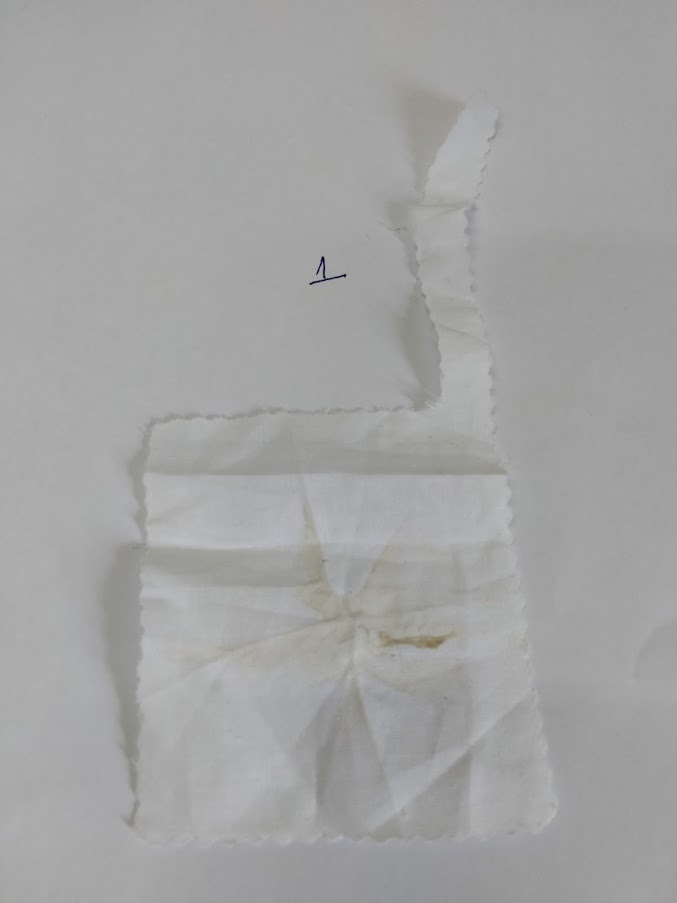
#> input picture testImages/a.jpg, 677 x 903 px
$ python testPiePlot.py
#> lines starting #> are read from the running program, lines starting #| are printed output that depends on the picture
#> further down, image is the input picture: shape (903, 677, 3); mean B, G, R 163.1, 163.3, 163.1
import matplotlib.pyplot as plt
import numpy as np
from sklearn.cluster import KMeans
import cv2
from skimage.color import rgb2lab, deltaE_cie76
from collections import Counter
import os


def RGB_HEX(color):
    return "#{:02x}{:02x}{:02x}".format(int(color[0]), int(color[1]), int(color[2]))


def get_colors(image, number_of_colors, show_chart):
#> called with number_of_colors = 8, show_chart = True
    reshaped_image = cv2.resize(image, (600, 400))
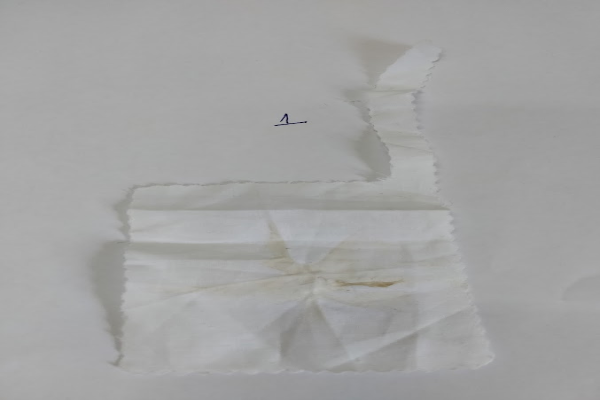
#> reshaped_image: shape (400, 600, 3); mean B, G, R 163, 163.3, 163.1
    reshaped_image = reshaped_image.reshape(reshaped_image.shape[0] * reshaped_image.shape[1], 3)
    new_reshaped_image = []
    for rgb_list in reshaped_image:
        if rgb_list[0] > 0 and rgb_list[1] > 0 and rgb_list[2] < 80:
            new_reshaped_image.append(rgb_list)
#> this loop made 240000 passes
#> rgb_list on passes 1 to 3: [157, 158, 156], [158, 158, 156], [158, 159, 157]
#> after the loop, new_reshaped_image = 45 items, first 6: [53, 30, 32], [90, 63, 66], [61, 29, 32], [43, 12, 15], [93, 70, 72], [84, 56, 59]
    print(new_reshaped_image)
#> (printed output is left out)
    clf = KMeans(n_clusters=number_of_colors)
    labels = clf.fit_predict(new_reshaped_image)
#> labels = 45 values, max 7 at index 0, min 0 at index 22, mean 3.27
    counts = Counter(labels)
#> counts = {7: 4, 3: 10, 6: 4, 1: 12, 5: 7, 4: 3, 2: 3, 0: 2}
    counts = dict(sorted(counts.items()))
#> counts = {0: 2, 1: 12, 2: 3, 3: 10, 4: 3, 5: 7, 6: 4, 7: 4}
    center_colors = clf.cluster_centers_
    ordered_colors = [center_colors[i] for i in counts.keys()]
#> ordered_colors = [[16.5, 5, 5], [80.33, 60.42, 62.17], [43.67, 28, 29.67], [88.5, 70.5, 72.2], [55.33, 39.33, 41], [67, 51.43, 52.14], [34.25, 17.5, 18.75], [54.5, 31.5, 33.5]]
    hex_colors = [RGB_HEX(ordered_colors[i]) for i in counts.keys()]
#> hex_colors = ['#100505', '#503c3e', '#2b1c1d', '#584648', '#372729', '#433334', '#221112', '#361f21']
    rgb_colors = [ordered_colors[i] for i in counts.keys()]
#> rgb_colors has the same summary as ordered_colors
    if (show_chart):
        plt.figure(figsize=(8, 6))
        plt.pie(counts.values(), labels=rgb_colors, colors=hex_colors)
        plt.show()
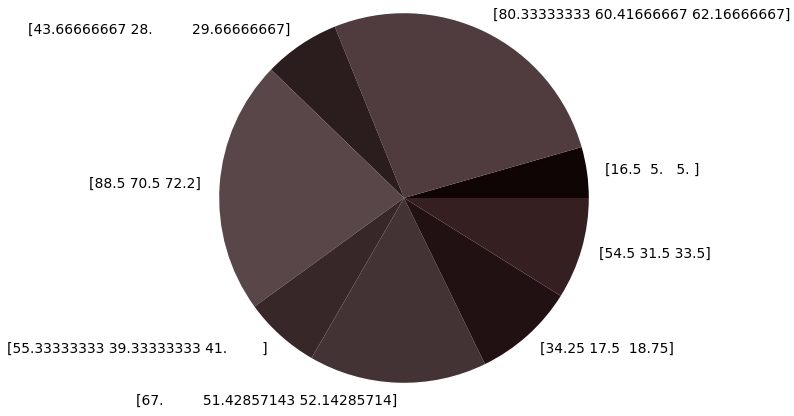
#> figure drawn by matplotlib, 1 panel
    return rgb_colors


image = cv2.imread('testImages/a.jpg')
get_colors(image, 8, True)

$ run again, with testImages/b.jpg copied over testImages/a.jpg
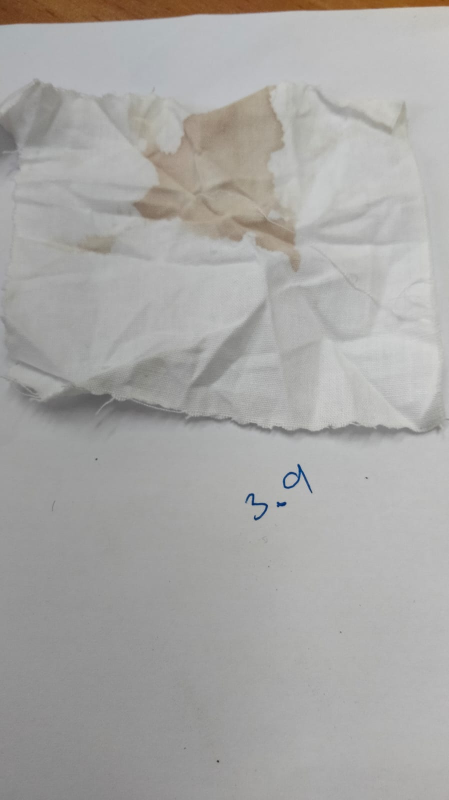
#> input picture testImages/b.jpg, 898 x 1600 px (shown at 1/2 size)
#> image is the input picture: shape (1600, 898, 3); mean B, G, R 165.2, 167.1, 168.2
#> in get_colors, `reshaped_image = cv2.resize(image, (600, 400))`:
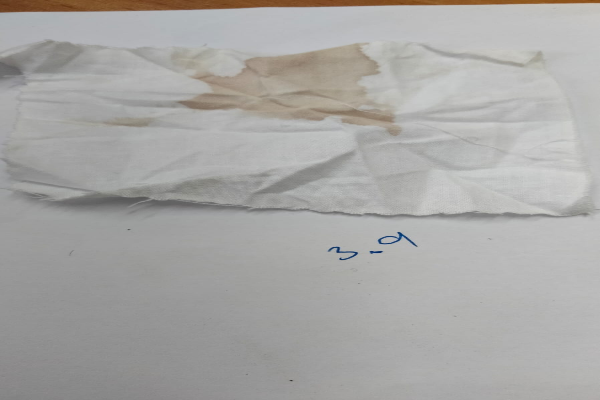
#> reshaped_image: shape (400, 600, 3); mean B, G, R 165.2, 167.2, 168.3
#> the loop in get_colors, `for rgb_list in reshaped_image:` made 240000 passes
#> rgb_list on passes 1 to 3: [28, 58, 99], [31, 61, 102], [34, 64, 105]
#> after the loop in get_colors, `for rgb_list in reshaped_image:`: new_reshaped_image = 186 items, first 6: [98, 60, 26], [110, 72, 38], [116, 76, 45], [114, 60, 14], [106, 53, 4], [127, 90, 60]
#> (printed output is left out)
#> labels = 186 values, max 7 at index 184, min 0 at index 23, mean 3.01
#> in get_colors, `counts = Counter(labels)`: counts = {1: 34, 5: 35, 3: 20, 6: 18, 2: 26, 4: 29, 0: 22, 7: 2}
#> in get_colors, `counts = dict(sorted(counts.items()))`: counts = {0: 22, 1: 34, 2: 26, 3: 20, 4: 29, 5: 35, 6: 18, 7: 2}
#> ordered_colors = [[129.4, 95.82, 70], [97.79, 55.76, 25.26], [97.27, 48.65, 12.5], [120.5, 76.5, 41.3], [119.8, 84.34, 56.79], [106.1, 66.14, 37], [114.3, 61.17, 15.78], [61.5, 63.5, 64.5]]
#> hex_colors = ['#815f46', '#613719', '#61300c', '#784c29', '#775438', '#6a4225', '#723d0f', '#3d3f40']
#> rgb_colors has the same summary as ordered_colors
#> in get_colors, `plt.show()`:
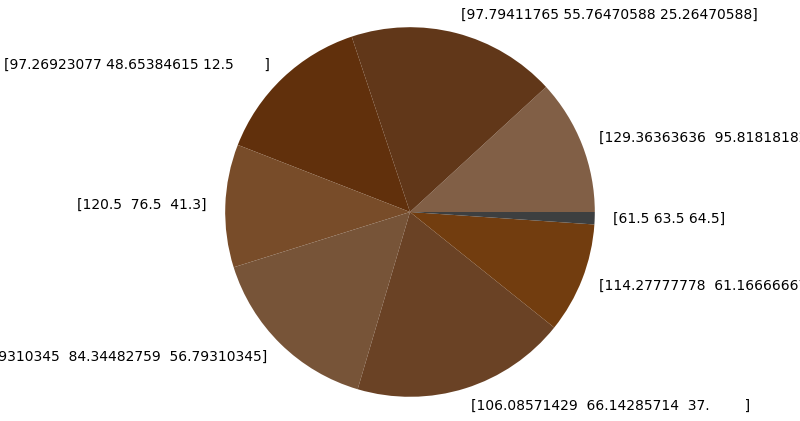
#> figure drawn by matplotlib, 1 panel

$ run again, with testImages/c.jpg copied over testImages/a.jpg
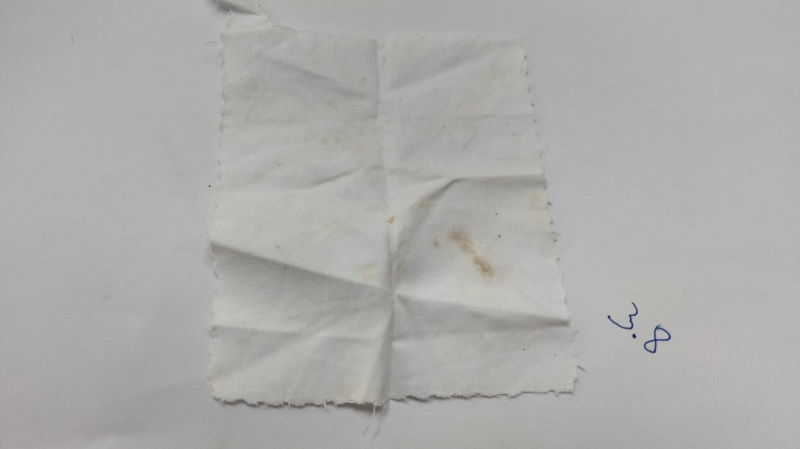
#> input picture testImages/c.jpg, 1600 x 898 px (shown at 1/2 size)
#> image is the input picture: shape (898, 1600, 3); mean B, G, R 170, 172.4, 172.8
#> in get_colors, `reshaped_image = cv2.resize(image, (600, 400))`:
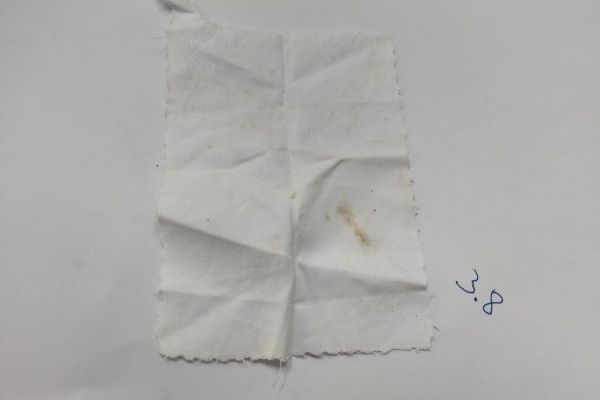
#> reshaped_image: shape (400, 600, 3); mean B, G, R 169.9, 172.3, 172.8
#> the loop in get_colors, `for rgb_list in reshaped_image:` made 240000 passes
#> rgb_list on passes 1 to 3: [160, 162, 163], [161, 163, 164], [162, 164, 165]
#> after the loop in get_colors, `for rgb_list in reshaped_image:`: new_reshaped_image = 110 items, first 6: [96, 75, 70], [94, 74, 69], [92, 66, 60], [92, 62, 56], [92, 63, 54], [87, 49, 44]
#> (printed output is left out)
#> labels = 110 values, max 7 at index 6, min 0 at index 58, mean 3.58
#> in get_colors, `counts = Counter(labels)`: counts = {6: 14, 1: 26, 4: 7, 7: 13, 5: 19, 2: 14, 3: 14, 0: 3}
#> in get_colors, `counts = dict(sorted(counts.items()))`: counts = {0: 3, 1: 26, 2: 14, 3: 14, 4: 7, 5: 19, 6: 14, 7: 13}
#> ordered_colors = [[76.33, 33.67, 26], [94.62, 62.81, 56.65], [118, 85.14, 75], [110.4, 71.29, 59.79], [80.86, 47.57, 43], [106.5, 79.89, 72.32], [98.86, 72, 66.64], [93.69, 54.54, 45.77]]
#> hex_colors = ['#4c211a', '#5e3e38', '#76554b', '#6e473b', '#502f2b', '#6a4f48', '#624842', '#5d362d']
#> rgb_colors has the same summary as ordered_colors
#> in get_colors, `plt.show()`:
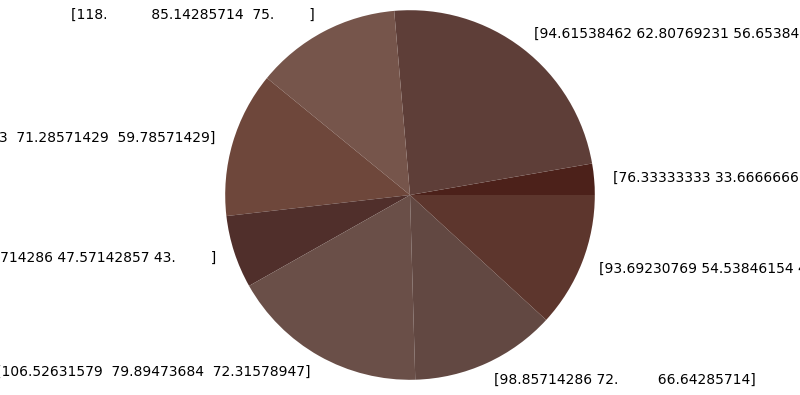
#> figure drawn by matplotlib, 1 panel
